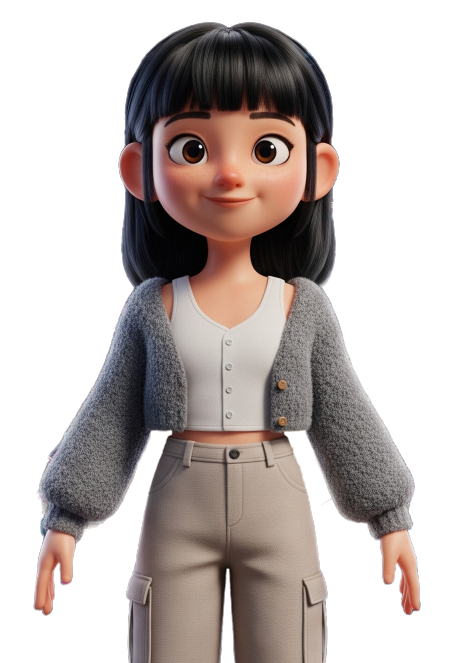
#> input picture characters/meiling/meiling.png, 917 x 1326 px (shown at 1/2 size)
$ python grid.py ../characters/meiling/meiling.png --out out.png
#> lines starting #> are read from the running program, lines starting #| are printed output that depends on the picture
#> in main, image is the input picture: PIL image 917x1326 RGBA; mean R, G, B, A 60.6, 52, 49.5, 123.1
import argparse

from PIL import Image, ImageDraw

BACKDROP = (40, 160, 40, 255)
LINE = (255, 255, 0, 160)
LABEL = (255, 0, 0, 255)


def parse_box(text, image):
    if text is None:
        return (0, 0, image.width, image.height)
    x0, y0, x1, y1 = (int(v) for v in text.split(","))
    return (x0, y0, x1, y1)


def render(image_path, box, step, scale, out_path):
#> called with image_path = '../characters/meiling/meiling.png', box = (0, 0, 917, 1326), step = 50, scale = 1, out_path = 'out.png'
    source = Image.open(image_path).convert("RGBA")
    x0, y0, x1, y1 = box
    crop = source.crop(box)
    size = (round(crop.width * scale), round(crop.height * scale))
#> size = (917, 1326)
    canvas = Image.new("RGBA", size, BACKDROP)
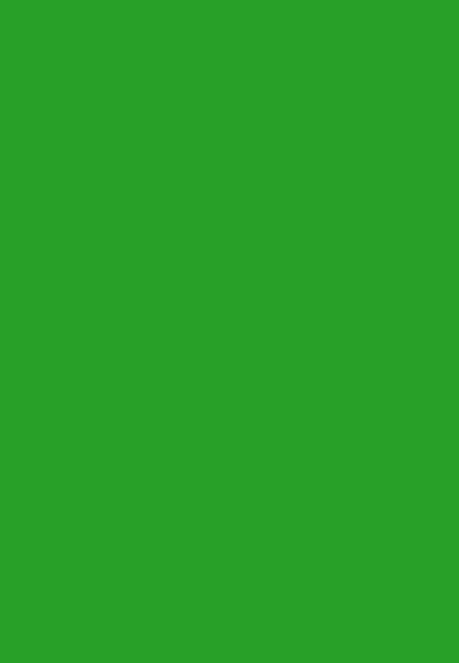
#> canvas: PIL image 917x1326 RGBA (shown at 1/2 size); mean R, G, B, A 40, 160, 40, 255
    canvas.alpha_composite(crop.resize(size, Image.LANCZOS))
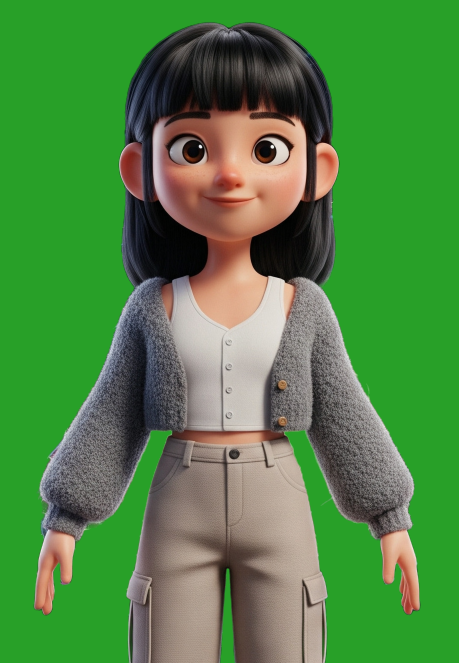
#> canvas: PIL image 917x1326 RGBA (shown at 1/2 size); mean R, G, B, A 80.2, 133.8, 69.2, 255
    draw = ImageDraw.Draw(canvas)
    for x in range(x0 - x0 % step + step, x1, step):
        px = (x - x0) * scale
        draw.line([(px, 0), (px, size[1])], fill=LINE)
        draw.text((px + 2, 2), str(x), fill=LABEL)
    for y in range(y0 - y0 % step + step, y1, step):
        py = (y - y0) * scale
        draw.line([(0, py), (size[0], py)], fill=LINE)
        draw.text((2, py + 2), str(y), fill=LABEL)
    canvas.save(out_path)
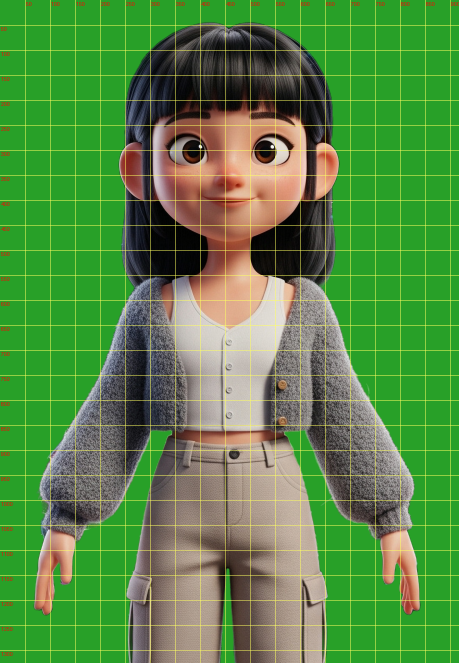
#> saved as out.png: PIL image 917x1326 RGBA (shown at 1/2 size); mean R, G, B, A 87.4, 138.2, 66.4, 251.3; transparent parts drawn white


def main():
    parser = argparse.ArgumentParser(description="Overlay a labelled pixel grid on an image to read landmark coordinates.")
    parser.add_argument("image")
    parser.add_argument("--out", required=True)
    parser.add_argument("--crop", help="x0,y0,x1,y1 in source pixels")
    parser.add_argument("--step", type=int, default=50)
    parser.add_argument("--scale", type=float, default=1.0)
    args = parser.parse_args()
    image = Image.open(args.image)
    render(args.image, parse_box(args.crop, image), args.step, args.scale, args.out)


if __name__ == "__main__":
    main()
